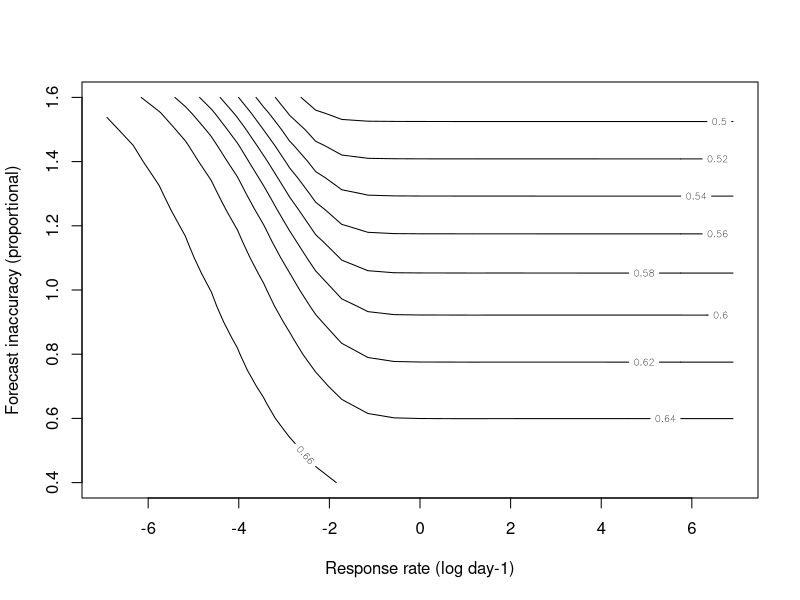

R code for this plot:
## ---- chunk 1
library(deSolve)
time_values <- seq(0, 50, by = 0.1) # days
R <- 10^seq(-3,3,by = 0.25)
RX <- seq(0.4,1.6,by=0.05)
Imax <- matrix(NA,nrow = length(R), ncol = length(RX))
for (idx in 1:length(R))
{
  for (jdx in 1:length(RX))
  {
    rx <- RX[jdx]
    sir_equations <- function(time, variables, parameters) {
      with(as.list(c(variables, parameters)), {
        dS <- -alpha * I * S
        dI <-  alpha * I * S - bet * I
        dR <-  bet * I
        dalpha <- r * alpha * 
          (1 - (alpha / (( ((rx*(S+I+R)*(1-(bet/alpha/(S+I+R))-(bet/alpha/(S+I+R))*log(alpha*(S+I+R)/bet)))^2)*(alpha0-alphaS)/((S+I+R)^2)+alphaS ))))
        return(list(c(dS, dI, dR, dalpha)))
      })
    }
    parameters_values <- c(
      #alpha  = 0.004, # infectious contact rate (/person/day)
      bet = 0.1,    # recovery rate (/day)
      r = R[idx], # human response rate
      alphaS = 1, # fastest infections contact rate (/person/day)
      alpha0 = .2  # improved rate
    )
    initial_values <- c(
      S = .999,  # number of susceptibles at time = 0
      I =   .001,  # number of infectious at time = 0
      R =   0,   # number of recovered (and immune) at time = 0
      alpha = 1  #initial alpha (should be high, or = alphaS)
    )
    sir_values_1 <- ode(
      y = initial_values,
      times = time_values,
      func = sir_equations,
      parms = parameters_values 
    )
    sir_values_1 <- as.data.frame(sir_values_1)
    Imax[idx,jdx] <- max(sir_values_1$I)
  }
}
contour(log(R),RX,Imax,
        xlab='Response rate (log day-1)',
        ylab='Forecast inaccuracy (proportional)',
        nlevels = 10)
